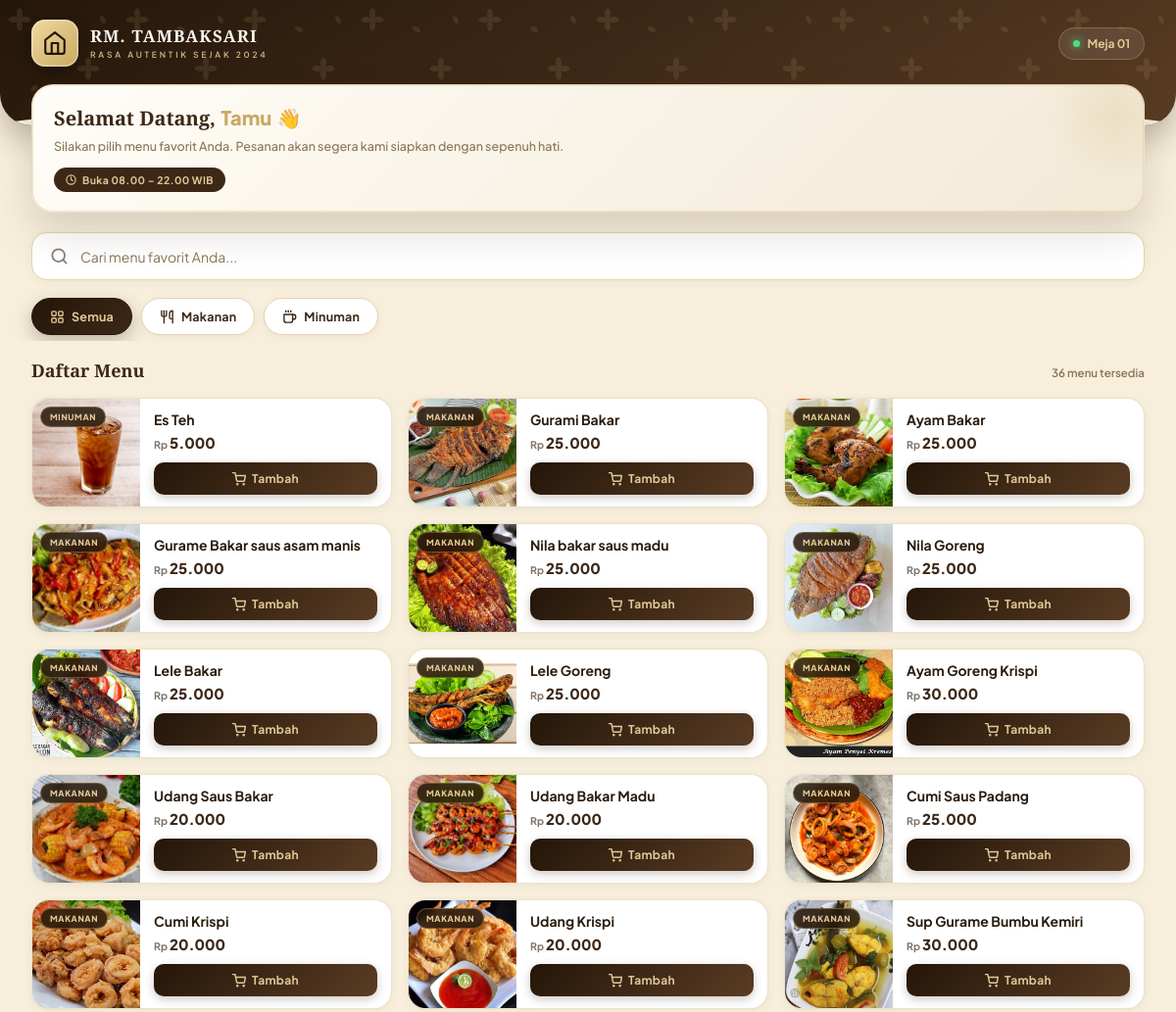
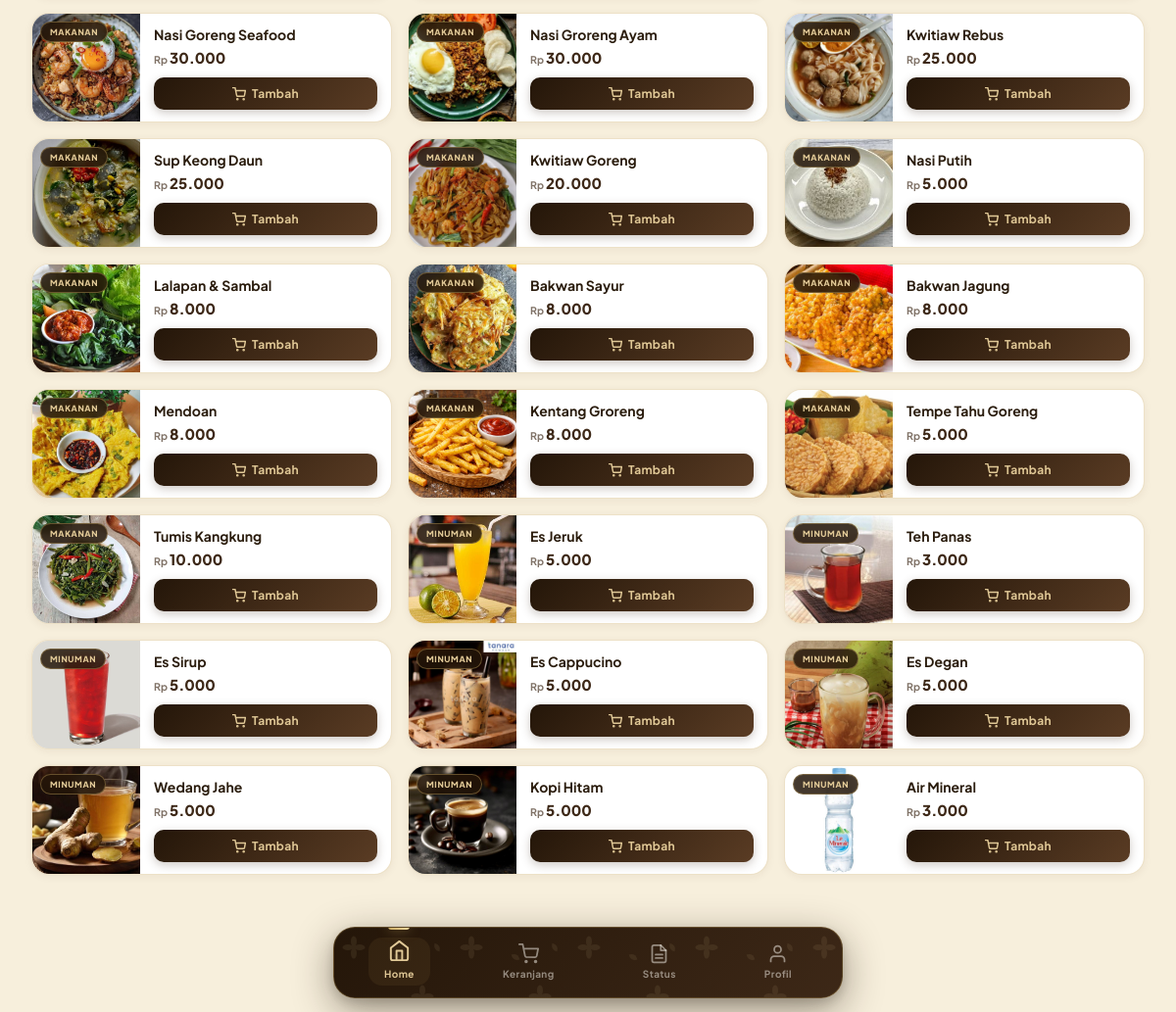
The app's page /user/index.php with its own data (2 pictures, top to bottom).
### tables this page shows
CREATE TABLE `menu` (
  `id_menu` int NOT NULL,
  `id_kategori` int DEFAULT NULL,
  `nama_menu` varchar(100) DEFAULT NULL,
  `harga` decimal(12,2) DEFAULT NULL,
  `foto` varchar(255) DEFAULT NULL,
  `deskripsi` text,
  `status_stok` enum('tersedia','habis') DEFAULT NULL
);

CREATE TABLE `kategori` (
  `id_kategori` int NOT NULL,
  `nama_kategori` varchar(50) DEFAULT NULL
);

### user/index.php (the view, shortened to what this page needs)
<?php
include "../config.php";
$query = mysqli_query($db, "
    SELECT menu.*, kategori.nama_kategori
    FROM menu
    LEFT JOIN kategori ON menu.id_kategori = kategori.id_kategori
    ORDER BY menu.id_menu ASC
");
?>
<!DOCTYPE html>
<html lang="id">
<head>
</head>
<body>
<header class="header">
    <div class="batik-overlay"></div>
    <div class="header-inner">
        <div class="brand">
            <div class="brand-logo">
                <svg width="26" height="26" viewBox="0 0 24 24" fill="none" stroke="currentColor" stroke-width="2" stroke-linecap="round" stroke-linejoin="round">
                    <path d="M3 9l9-7 9 7v11a2 2 0 0 1-2 2H5a2 2 0 0 1-2-2z"></path>
                    <polyline points="9 22 9 12 15 12 15 22"></polyline>
                </svg>
            </div>
            <div class="brand-text">
                <h1>RM. TAMBAKSARI</h1>
                <small>RASA AUTENTIK SEJAK 2024</small>
            </div>
        </div>
        <div class="table-chip">
            <span class="live"></span>
            Meja 01
        </div>
    </div>
</header>
<div class="hero-wrap">
    <div class="hero-card">
        <div class="greet">Selamat Datang, <span>Tamu</span> 👋</div>
        <div class="desc">Silakan pilih menu favorit Anda. Pesanan akan segera kami siapkan dengan sepenuh hati.</div>
        <div class="hero-badge">
            <svg width="11" height="11" viewBox="0 0 24 24" fill="none" stroke="currentColor" stroke-width="2.5" stroke-linecap="round" stroke-linejoin="round">
                <circle cx="12" cy="12" r="10"></circle>
                <polyline points="12 6 12 12 16 14"></polyline>
            </svg>
            Buka 08.00 – 22.00 WIB
        </div>
    </div>
</div>
<div class="search-wrap">
    <div class="search-box">
        <svg width="19" height="19" viewBox="0 0 24 24" fill="none" stroke="currentColor" stroke-width="2.2" stroke-linecap="round" stroke-linejoin="round">
            <circle cx="11" cy="11" r="8"></circle>
            <line x1="21" y1="21" x2="16.65" y2="16.65"></line>
        </svg>
        <input type="text" id="searchInput" placeholder="Cari menu favorit Anda...">
    </div>
</div>
<div class="kategori-scroll">
    <button class="kat-btn active" data-kategori="semua">
        Semua
    </button>
    <button class="kat-btn" data-kategori="makanan">
        <svg viewBox="0 0 24 24" fill="none" stroke="currentColor" stroke-linecap="round" stroke-linejoin="round">
            <path d="M3 2v7c0 1.1.9 2 2 2h4a2 2 0 0 0 2-2V2"></path>
            <path d="M7 2v20"></path>
            <path d="M21 15V2a5 5 0 0 0-5 5v6c0 1.1.9 2 2 2h3zm0 0v7"></path>
        </svg>
        Makanan
    </button>
    <button class="kat-btn" data-kategori="minuman">
        Minuman
    </button>
</div>
<div class="section-head">
    <h2>Daftar Menu</h2>
    <span class="count" id="menuCount"><?= mysqli_num_rows($query); ?> menu tersedia</span>
</div>
<div class="menu-list" id="menuContainer">
    <?php if (mysqli_num_rows($query) > 0) : ?>
        <?php while ($menu = mysqli_fetch_assoc($query)) : ?>
            <div class="menu-item"
                 data-kategori="<?= htmlspecialchars(strtolower($menu['nama_kategori'] ?? '')); ?>"
                 data-nama="<?= htmlspecialchars(strtolower($menu['nama_menu'])); ?>">
                <div class="menu-thumb">
                    <?php if (!empty($menu['nama_kategori'])) : ?>
                        <span class="kat-tag"><?= htmlspecialchars($menu['nama_kategori']); ?></span>
                    <?php endif; ?>
                    <img src="../assets/images/menu/<?= htmlspecialchars($menu['foto']); ?>"
                         alt="<?= htmlspecialchars($menu['nama_menu']); ?>"
                         loading="lazy"
                         onerror="this.src='https://via.placeholder.com/300x300/f2e9d6/3d2817?text=Menu'">
                </div>
                <div class="menu-info">
                    <div>
                        <h3><?= htmlspecialchars($menu['nama_menu']); ?></h3>
                        <p class="price"><span class="cur">Rp</span> <?= number_format($menu['harga'], 0, ',', '.'); ?></p>
                    </div>
                    <div class="menu-actions">
                        <button class="btn-add"
                                data-id="<?= $menu['id_menu']; ?>"
                                data-nama="<?= htmlspecialchars($menu['nama_menu']); ?>"
                                onclick="pesanMenu(this)">
                            <svg width="14" height="14" viewBox="0 0 24 24" fill="none" stroke="currentColor" stroke-width="2.5" stroke-linecap="round" stroke-linejoin="round">
                                <circle cx="9" cy="21" r="1"></circle>
                                <circle cx="20" cy="21" r="1"></circle>
                                <path d="M1 1h4l2.68 13.39a2 2 0 0 0 2 1.61h9.72a2 2 0 0 0 2-1.61L23 6H6"></path>
                            </svg>
                            <span>Tambah</span>
                        </button>
                    </div>
                </div>
            </div>
        <?php endwhile; ?>
    <?php endif; ?>
</div>
<div class="bottom-nav">
    <div class="batik-overlay"></div>
    <a href="index.php" class="nav-item active">
        <svg viewBox="0 0 24 24" fill="none" stroke="currentColor" stroke-linecap="round" stroke-linejoin="round">
            <path d="M3 9l9-7 9 7v11a2 2 0 0 1-2 2H5a2 2 0 0 1-2-2z"></path>
            <polyline points="9 22 9 12 15 12 15 22"></polyline>
        </svg>
        Home
    </a>
    <a href="keranjang.php" class="nav-item">
        <svg viewBox="0 0 24 24" fill="none" stroke="currentColor" stroke-linecap="round" stroke-linejoin="round">
            <circle cx="9" cy="21" r="1"></circle>
            <circle cx="20" cy="21" r="1"></circle>
            <path d="M1 1h4l2.68 13.39a2 2 0 0 0 2 1.61h9.72a2 2 0 0 0 2-1.61L23 6H6"></path>
        </svg>
        Keranjang
    </a>
    <a href="status.php" class="nav-item">
        Status
    </a>
    <a href="profil.php" class="nav-item">
        <svg viewBox="0 0 24 24" fill="none" stroke="currentColor" stroke-linecap="round" stroke-linejoin="round">
            <path d="M20 21v-2a4 4 0 0 0-4-4H8a4 4 0 0 0-4 4v2"></path>
            <circle cx="12" cy="7" r="4"></circle>
        </svg>
        Profil
    </a>
</div>
</body>
</html>

### records on screen
menu: id_kategori.nama_kategori "MINUMAN", foto (picture), nama_menu "Es Teh", harga "5.000"
menu: id_kategori.nama_kategori "MAKANAN", foto (picture), nama_menu "Gurami Bakar", harga "25.000"
menu: id_kategori.nama_kategori "MAKANAN", foto (picture), nama_menu "Ayam Bakar", harga "25.000"
menu: id_kategori.nama_kategori "MAKANAN", foto (picture), nama_menu "Gurame Bakar saus asam manis", harga "25.000"
menu: id_kategori.nama_kategori "MAKANAN", foto (picture), nama_menu "Nila bakar saus madu", harga "25.000"
menu: id_kategori.nama_kategori "MAKANAN", foto (picture), nama_menu "Nila Goreng", harga "25.000"
menu: id_kategori.nama_kategori "MAKANAN", foto (picture), nama_menu "Lele Bakar", harga "25.000"
menu: id_kategori.nama_kategori "MAKANAN", foto (picture), nama_menu "Lele Goreng", harga "25.000"
menu: id_kategori.nama_kategori "MAKANAN", foto (picture), nama_menu "Ayam Goreng Krispi", harga "30.000"
menu: id_kategori.nama_kategori "MAKANAN", foto (picture), nama_menu "Udang Saus Bakar", harga "20.000"
menu: id_kategori.nama_kategori "MAKANAN", foto (picture), nama_menu "Udang Bakar Madu", harga "20.000"
menu: id_kategori.nama_kategori "MAKANAN", foto (picture), nama_menu "Cumi Saus Padang", harga "25.000"
menu: id_kategori.nama_kategori "MAKANAN", foto (picture), nama_menu "Cumi Krispi", harga "20.000"
menu: id_kategori.nama_kategori "MAKANAN", foto (picture), nama_menu "Udang Krispi", harga "20.000"
menu: id_kategori.nama_kategori "MAKANAN", foto (picture), nama_menu "Sup Gurame Bumbu Kemiri", harga "30.000"
menu: id_kategori.nama_kategori "MAKANAN", foto (picture), nama_menu "Nasi Goreng Seafood", harga "30.000"
menu: id_kategori.nama_kategori "MAKANAN", foto (picture), nama_menu "Nasi Groreng Ayam", harga "30.000"
menu: id_kategori.nama_kategori "MAKANAN", foto (picture), nama_menu "Kwitiaw Rebus", harga "25.000"
menu: id_kategori.nama_kategori "MAKANAN", foto (picture), nama_menu "Sup Keong Daun", harga "25.000"
menu: id_kategori.nama_kategori "MAKANAN", foto (picture), nama_menu "Kwitiaw Goreng", harga "20.000"
menu: id_kategori.nama_kategori "MAKANAN", foto (picture), nama_menu "Nasi Putih", harga "5.000"
menu: id_kategori.nama_kategori "MAKANAN", foto (picture), nama_menu "Lalapan & Sambal", harga "8.000"
menu: id_kategori.nama_kategori "MAKANAN", foto (picture), nama_menu "Bakwan Sayur", harga "8.000"
menu: id_kategori.nama_kategori "MAKANAN", foto (picture), nama_menu "Bakwan Jagung", harga "8.000"
menu: id_kategori.nama_kategori "MAKANAN", foto (picture), nama_menu "Mendoan", harga "8.000"
menu: id_kategori.nama_kategori "MAKANAN", foto (picture), nama_menu "Kentang Groreng", harga "8.000"
menu: id_kategori.nama_kategori "MAKANAN", foto (picture), nama_menu "Tempe Tahu Goreng", harga "5.000"
menu: id_kategori.nama_kategori "MAKANAN", foto (picture), nama_menu "Tumis Kangkung", harga "10.000"
menu: id_kategori.nama_kategori "MINUMAN", foto (picture), nama_menu "Es Jeruk", harga "5.000"
menu: id_kategori.nama_kategori "MINUMAN", foto (picture), nama_menu "Teh Panas", harga "3.000"
menu: id_kategori.nama_kategori "MINUMAN", foto (picture), nama_menu "Es Sirup", harga "5.000"
menu: id_kategori.nama_kategori "MINUMAN", foto (picture), nama_menu "Es Cappucino", harga "5.000"
menu: id_kategori.nama_kategori "MINUMAN", foto (picture), nama_menu "Es Degan", harga "5.000"
menu: id_kategori.nama_kategori "MINUMAN", foto (picture), nama_menu "Wedang Jahe", harga "5.000"
menu: id_kategori.nama_kategori "MINUMAN", foto (picture), nama_menu "Kopi Hitam", harga "5.000"
menu: id_kategori.nama_kategori "MINUMAN", foto (picture), nama_menu "Air Mineral", harga "3.000"

### other values on screen
mysqli_num_rows($query) "36"
